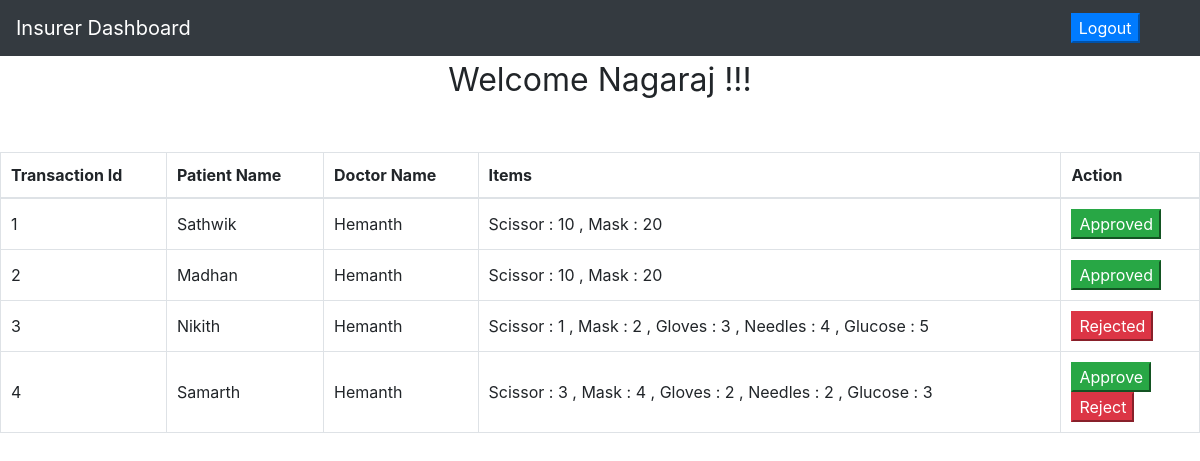
Screenshot of /application/views/insurer/home.php (signed in) with the database file from the repository.
### tables this page shows
CREATE TABLE `insurer` (
  `i_id` int(11) NOT NULL,
  `i_email` varchar(50) DEFAULT NULL,
  `i_password` varchar(50) DEFAULT NULL,
  `i_name` varchar(20) DEFAULT NULL
);

CREATE TABLE `transaction` (
  `t_id` int(11) NOT NULL,
  `p_id` int(11) DEFAULT NULL,
  `d_id` int(11) DEFAULT NULL,
  `d_timestamp` timestamp NOT NULL DEFAULT current_timestamp(),
  `d_items` varchar(500) DEFAULT NULL,
  `i_id` int(11) DEFAULT NULL,
  `i_status` int(11) DEFAULT NULL COMMENT '1 - approved\r\n2 - rejected',
  `i_timestamp` timestamp NULL DEFAULT NULL,
  `m_id` int(11) DEFAULT NULL,
  `m_status` int(11) DEFAULT NULL COMMENT '1 - issued',
  `m_timestamp` timestamp NULL DEFAULT NULL
);

CREATE TABLE `patient` (
  `p_id` int(11) NOT NULL,
  `p_email` varchar(50) DEFAULT NULL,
  `p_password` varchar(50) DEFAULT NULL,
  `p_name` varchar(20) DEFAULT NULL,
  `p_number` varchar(10) DEFAULT NULL,
  `p_address` text DEFAULT NULL
);

CREATE TABLE `doctor` (
  `d_id` int(11) NOT NULL,
  `d_email` varchar(50) DEFAULT NULL,
  `d_password` varchar(50) DEFAULT NULL,
  `d_name` varchar(20) DEFAULT NULL
);

### application/models/Insurer.php (called while the page is built, shortened)
<?php
class Insurer
{
    function getInsurerDetails($email)
    {
        $db = new Database();
        $con = $db->open_connection();
        $query = "select * from insurer where `i_email`='$email'";
        $result = $con->query($query);
        if($result->num_rows > 0)
            return $result;
        return false;
    }
}

### application/models/Transaction.php (called while the page is built, shortened)
<?php
class Transaction
{
    function getAllTransaction()
    {
        $db = new Database();
        $con = $db->open_connection();
        $query = "select * from transaction";
        $result = $con->query($query);
        if($result->num_rows > 0)
            return $result;
        return false;
    }
}

### application/models/Patient.php (called while the page is built, shortened)
<?php
class Patient
{
    function getPatientNameFromId($p_id)
    {
        $db = new Database();
        $con = $db->open_connection();
        $query = "select * from patient where `p_id`='$p_id'";
        $result = $con->query($query);
        if($result->num_rows > 0)
        {
            $row = $result->fetch_assoc();
            return $row['p_name'];
        }
        else
            return '';
    }
}

### application/models/Doctor.php (called while the page is built, shortened)
<?php
class Doctor
{
    function getDoctorNameFromId($d_id)
    {
        $db = new Database();
        $con = $db->open_connection();
        $query = "select * from doctor where `d_id`='$d_id'";
        $result = $con->query($query);
        if($result->num_rows > 0)
        {
            $row = $result->fetch_assoc();
            return $row['d_name'];
        }
        else
            return '';
    }
}

### application/views/insurer/home.php (the view, shortened to what this page needs)
<?php
require_once __DIR__."/../../models/Patient.php";
require_once __DIR__."/../../models/Doctor.php";
require_once __DIR__."/../../models/Insurer.php";
require_once __DIR__."/../../models/Transaction.php";
if(isset($_SESSION['email']) && isset($_SESSION['role']))
{
    $i_email = $_SESSION['email'];
    $objPatient = new Patient();
    $objDoctor = new Doctor();
    $objInsurer = new Insurer();
    $objTransaction = new Transaction();
    $result1 = $objInsurer->getInsurerDetails($i_email);
    if($result1)
    {
        $row1 = $result1->fetch_assoc();
        $i_name = $row1['i_name'];
        $i_id = $row1['i_id'];
    }
    else
        header('Location: ../login.php');
    $result2 = $objTransaction->getAllTransaction();
}
else
{
    header('Location: ../login.php');
}
?>
<!DOCTYPE html>
<html lang="en">
<head>
    <link href="../../../assets/sb-admin/vendor/bootstrap/css/bootstrap.min.css" rel="stylesheet">
    <link href="../../../assets/sb-admin/vendor/fontawesome-free/css/all.min.css" rel="stylesheet" type="text/css">
    <link href="../../../assets/sb-admin/css/sb-admin.css" rel="stylesheet">
</head>
<body id="page-top">
<nav class="navbar navbar-expand navbar-dark bg-dark static-top">
    <a class="navbar-brand mr-1" href="home.php">Insurer Dashboard</a>
    <a href="../../controllers/LogoutController.php" style="margin-left: 75%">
        <button class="btn-primary" >Logout</button></a>
</nav>
<div align="center" style="font-size: xx-large">
    Welcome <?php echo $i_name;?> !!!
</div>
<br><br>
<div class="accordion">
    <table class="table-bordered" width="100%" cellspacing="10px" border="10px" cellpadding="10%" align="center">
        <thead class="font-weight-bold">
        <tr>
            <td>Transaction Id</td>
            <td>Patient Name</td>
            <td>Doctor Name</td>
            <td>Items</td>
            <td>Action</td>
        </tr>
        </thead>
        <?php
        if($result2)
        {
            while($row = $result2->fetch_assoc())
            {
                $items_org = json_decode($row['d_items'],true);
                $items_key = array_keys($items_org);
                $items_val = array_values($items_org);
                $count = sizeof($items_org);
                $value = "";
                for($i=0; $i < $count; $i++)
                {
                    $value .= $items_key[$i]." : ".$items_val[$i];
                    if($i != $count-1)
                        $value.=" , ";
                }
                if ($row['i_status'] == 1)
                {
                    $button = "<button class='btn-success' name='submit' value='" . $row['t_id'] . "'>Approved</button>";
                }
                elseif ($row['i_status'] == 2)
                {
                    $button = "<button class='btn-danger' name='submit' value='" . $row['t_id'] . "'>Rejected</button>";
                }
                else
                {
                    $button = "<form method='post' action='../../controllers/InsurerApproveTransaction.php'><button class='btn-success' name='submit' value='" . $row['t_id'] . "'>Approve</button><input name='i_id' type='text' value='".$i_id."' hidden></form>
                            <form method='post' action='../../controllers/InsurerRejectTransaction.php'><button class='btn-danger' name='submit' value='" . $row['t_id'] . "'> Reject </button><input name='i_id' type='text' value='".$i_id."' hidden></form>";
                }
                echo "<tr>
            <td>".$row['t_id']."</td>
            <td>".$objPatient->getPatientNameFromId($row['p_id'])."</td>
            <td>".$objDoctor->getDoctorNameFromId($row['d_id'])."</td>
            <td>".$value."</td>
            <td>".$button."
            </td>
        </tr>";
            }
        }
        else
            echo "</table> <div align='center' style='font-size: large' class='font-weight-bold'> No Records Found...</div>"
        ?>
    </table>
</div>
</body>
</html>

### assets/sb-admin/css/sb-admin.css (style rules this page uses)
html { position: relative; min-height: 100%; }
body { height: 100%; }
:root { --input-padding-x: 0.75rem; --input-padding-y: 0.75rem; }

### rows the page displays
insurer: i_name "Nagaraj"
transaction: t_id "1", p.p_name "Sathwik", d.d_name "Hemanth", value "Scissor : 10 , Mask : 20"
transaction: t_id "2", p.p_name "Madhan", d.d_name "Hemanth", value "Scissor : 10 , Mask : 20"
transaction: t_id "3", p.p_name "Nikith", d.d_name "Hemanth", value "Scissor : 1 , Mask : 2 , Gloves : 3 , Needles : 4 , Glucose : 5"
transaction: t_id "4", p.p_name "Samarth", d.d_name "Hemanth", value "Scissor : 3 , Mask : 4 , Gloves : 2 , Needles : 2 , Glucose : 3"
